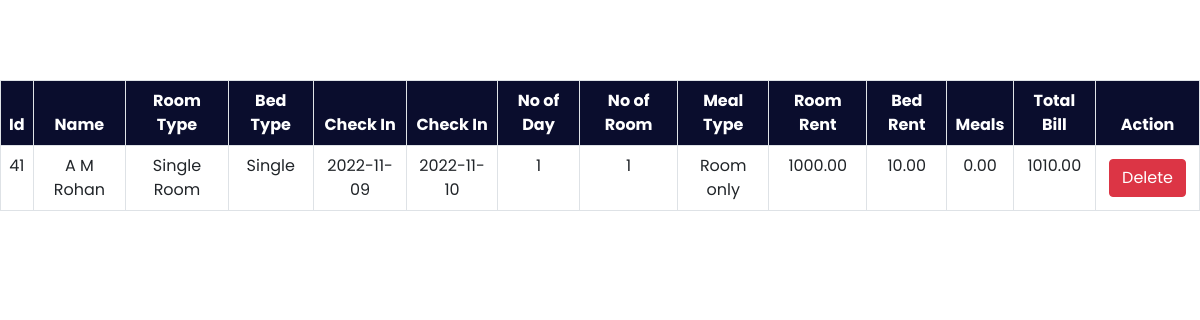
Screenshot of /admin/payment.php with the database file from the repository.
### tables this page shows
CREATE TABLE payment (
  id int(30) NOT NULL,
  Name varchar(30) NOT NULL,
  Email varchar(30) NOT NULL,
  RoomType varchar(30) NOT NULL,
  Bed varchar(30) NOT NULL,
  NoofRoom int(30) NOT NULL,
  cin date NOT NULL,
  cout date NOT NULL,
  noofdays int(30) NOT NULL,
  roomtotal double(8,2) NOT NULL,
  bedtotal double(8,2) NOT NULL,
  meal varchar(30) NOT NULL,
  mealtotal double(8,2) NOT NULL,
  finaltotal double(8,2) NOT NULL
);

### admin/payment.php (the view, shortened to what this page needs)
<?php
    include '../config.php';
?>
<!DOCTYPE html>
<html lang="en">
<head>
    <link href="https://cdn.jsdelivr.net/npm/bootstrap@5.0.2/dist/css/bootstrap.min.css" rel="stylesheet">
    <link rel="stylesheet" href="https://cdnjs.cloudflare.com/ajax/libs/font-awesome/6.2.0/css/all.min.css"/>
	<link rel="stylesheet" href="css/roombook.css">
</head>
<body>
    <div class="roombooktable" class="table-responsive-xl">
        <?php
            $paymanttablesql = "SELECT * FROM payment";
            $paymantresult = mysqli_query($conn, $paymanttablesql);
        ?>
        <table class="table table-bordered" id="table-data">
            <thead>
                <tr>
                    <th scope="col">Id</th>
                    <th scope="col">Name</th>
                    <th scope="col">Room Type</th>
                    <th scope="col">Bed Type</th>
                    <th scope="col">Check In</th>
                    <th scope="col">Check In</th>
					<th scope="col">No of Day</th>
                    <th scope="col">No of Room</th>
					<th scope="col">Meal Type</th>
                    <th scope="col">Room Rent</th>
                    <th scope="col">Bed Rent</th>
                    <th scope="col">Meals</th>
					<th scope="col">Total Bill</th>
                    <th scope="col">Action</th>
                </tr>
            </thead>
            <tbody>
            <?php
            while ($res = mysqli_fetch_array($paymantresult)) {
            ?>
                <tr>
                    <td><?php echo $res['id'] ?></td>
                    <td><?php echo $res['Name'] ?></td>
                    <td><?php echo $res['RoomType'] ?></td>
                    <td><?php echo $res['Bed'] ?></td>
					<td><?php echo $res['cin'] ?></td>
                    <td><?php echo $res['cout'] ?></td>
					<td><?php echo $res['noofdays'] ?></td>
                    <td><?php echo $res['NoofRoom'] ?></td>
                    <td><?php echo $res['meal'] ?></td>
                    <td><?php echo $res['roomtotal'] ?></td>
					<td><?php echo $res['bedtotal'] ?></td>
					<td><?php echo $res['mealtotal'] ?></td>
					<td><?php echo $res['finaltotal'] ?></td>
                    <td class="action">
						<a href="paymantdelete.php?id=<?php echo $res['id']?>"><button class="btn btn-danger">Delete</button></a>
                    </td>
                </tr>
            <?php
            }
            ?>
            </tbody>
        </table>
    </div>
</body>
</html>

### admin/css/roombook.css (style rules this page uses)
:root { --bg-text-shadow: 0 2px 4px rgb(13 0 77 / 8%), 0 3px 6px rgb(13 0 77 / 8%), 0 8px 16px rgb(13 0 77 / 8%); --bg-box-shadow: 0px 0px 20px 6px rgba(26, 30, 164, 0.31); }
body { background-color: #ffff; }
* { margin: 0; padding: 0; font-family: 'Poppins', sans-serif; }
a { color: black; }
.roombooktable { position: absolute; color: #0a0d2d; margin-top: 80px; width: 100%; height: 100vh; padding-bottom: 900px; }
.roombooktable thead { background-color: #0a0d2d; color: white; text-align: center; }
.roombooktable tbody { text-align: center; }
.action a { text-decoration: none; }
.action button { display: flex; flex-wrap: wrap; margin: 5px; }

### rows the page displays
payment: id "41", Name "A M Rohan", RoomType "Single Room", Bed "Single", cin "2022-11-09", cout "2022-11-10", noofdays "1", NoofRoom "1", meal "Room only", roomtotal "1000.00", bedtotal "10.00", mealtotal "0.00", finaltotal "1010.00"
